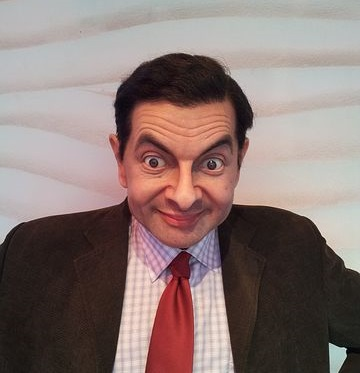
#> input picture Tasks/bean.png, 360 x 373 px, found by its file name
$ jupyter execute task1.ipynb
#> lines starting #> are read from the running program, lines starting #| are printed output that depends on the picture; after the words box and inside, x2 and y2 are one past the last pixel; in counts of white or black regions, pixels touching at a corner belong together
<b>Task 1 : Image Transformation using OpenCV</b>

Using mr bean image code the following cells:

[cell 1]
#read image
import cv2
import matplotlib.pyplot as plt
import numpy as np
bean = cv2.imread('C:\\Users\\user\\Desktop\\mycv\\Tasks\\bean.png')
#> bean is the input picture: shape (373, 360, 3); mean B, G, R 115.9, 119.3, 137.8

[cell 2]
plt.imshow(bean[:,:,::-1])

[cell 3]
bean.shape
#> Out = (373, 360, 3)

Q1: Image Translation -> shift of an image from one location to another

[cell 4]
#start code
shift_amount_x = 80
shift_amount_y = 80
translation = np.float32([[1, 0, shift_amount_x], [0, 1, shift_amount_y]])
bean_translat = cv2.warpAffine(bean, translation, (bean.shape[1], bean.shape[0]))
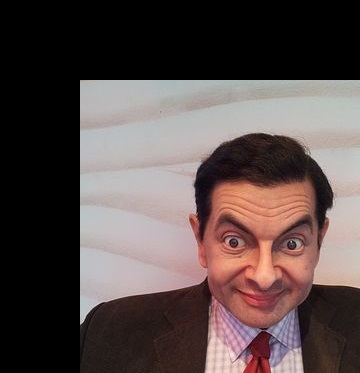
#> bean_translat: shape (373, 360, 3); mean B, G, R 74.8, 76.3, 89.6
#end code

[cell 5]
plt.subplot(121)
plt.imshow(bean[:,:,::-1])
plt.axis("off")
plt.title("original")
plt.subplot(122)
plt.imshow(bean_translat[:,:,::-1])
plt.axis("off")
plt.title("After translat")
plt.show()

Q2: Image Reflection -> flip the image horizontally & vertically

[cell 6]
#start code
result_img_virtical=np.zeros(((373*2, 360, 3)),dtype=np.uint8)
result_img_horizontally=np.zeros(((373, 360*2, 3)),dtype=np.uint8)
plt.subplot(121)
plt.imshow(result_img_virtical[:,:,::-1])
plt.axis("off")
plt.title("result_img_virtical")
plt.subplot(122)
plt.imshow(result_img_horizontally[:,:,::-1])
plt.axis("off")
plt.title("result_img_horizontally")
plt.show()

#end code

[cell 7]
result_img_virtical[:373,:,:]=bean
bean_virticall=bean[::-1,::]
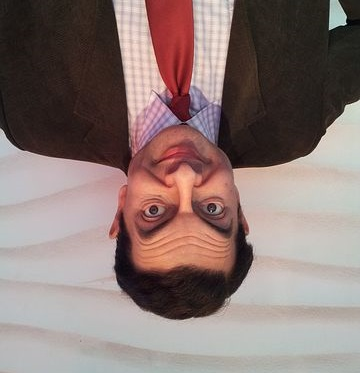
#> bean_virticall: shape (373, 360, 3); mean B, G, R 115.9, 119.3, 137.8
result_img_virtical[373:,:,:]=bean_virticall
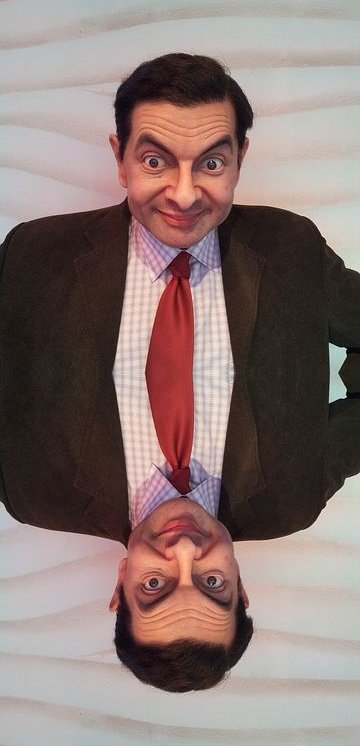
#> result_img_virtical: shape (746, 360, 3); mean B, G, R 115.9, 119.3, 137.8
plt.imshow(result_img_virtical[:,:,::-1])

[cell 8]
result_img_horizontally[:,:360,:]=bean
bean_horizontally=bean[:,::-1,:]
result_img_horizontally[:,360:,:]=bean_horizontally
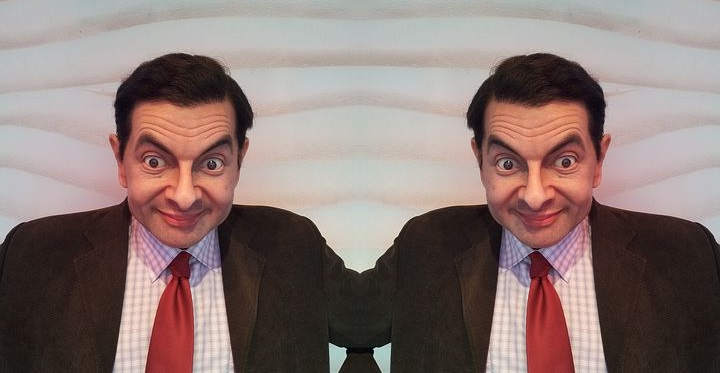
#> result_img_horizontally: shape (373, 720, 3); mean B, G, R 115.9, 119.3, 137.8
plt.imshow(result_img_horizontally[:,:,::-1])

Q3: Image Rotation -> rotate the image in any degree you want eg: (30, 60, 90)

[cell 9]
#start code
height, width = bean.shape[:2]
#> height = 373; width = 360
rotation = cv2.getRotationMatrix2D((width / 2, height / 2), 60, 1.0)
rotated_bean = cv2.warpAffine(bean, rotation, (width, height))
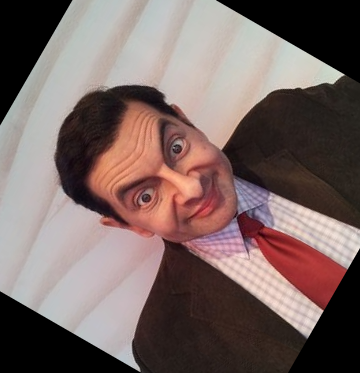
#> rotated_bean: shape (373, 360, 3); mean B, G, R 99.2, 102.2, 120.5
plt.subplot(121)
plt.imshow(bean[:,:,::-1])
plt.axis("off")
plt.title("original")
plt.subplot(122)
plt.imshow(rotated_bean[:,:,::-1])
plt.axis("off")
plt.title("rotated_bean")
plt.show()
#end code

Q4: Image Scaling -> resize image in any height and width you want eg: (480,640), (720, 800)

[cell 10]
#start code
resized_image = cv2.resize(bean, (480,640))
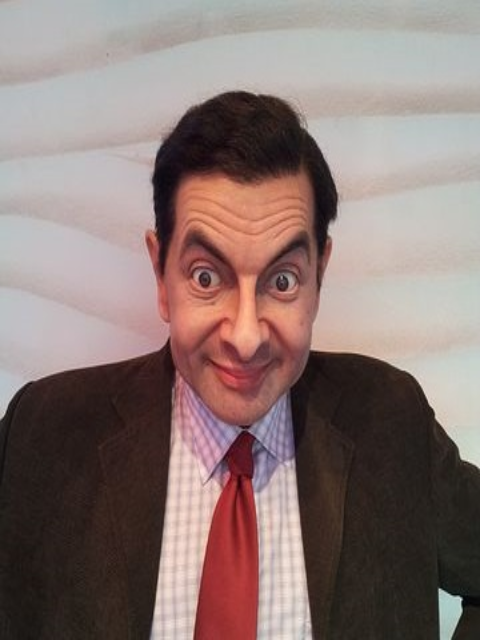
#> resized_image: shape (640, 480, 3); mean B, G, R 115.8, 119.2, 137.7
plt.subplot(121)
plt.imshow(bean[:,:,::-1])
plt.axis("off")
plt.title("original")
plt.subplot(122)
plt.imshow(resized_image[:,:,::-1])
plt.axis("off")
plt.title("resized_image")
plt.show()
#end code

Q5: Image Cropping -> remove the background pixel of image (not importent)

[cell 11]
#start code
bean_hsv = cv2.cvtColor(bean, cv2.COLOR_BGR2HSV)
#> bean_hsv: shape (373, 360, 3); mean H, S, V 45.1, 57.3, 138.7
plt.imshow(bean_hsv)
#end code

[cell 12]
mask = cv2.inRange(bean_hsv, (0, 65, 70), (20, 255, 255))
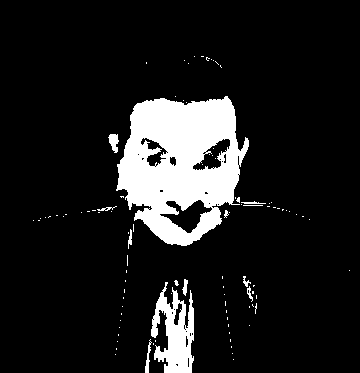
#> mask: shape (373, 360); 11.6% white; 98 white regions (86 under 20 px), largest, box (x1, y1, x2, y2) and area: (116, 96, 249, 246) 12589, (151, 282, 194, 373) 2235, (108, 134, 119, 153) 133
imask = mask > 0
orange = np.zeros_like(bean, np.uint8)
orange[imask] = bean[imask]
plt.imshow(orange[:,:,::-1])

Q6: Image Shearing -> shear the image once on X-Axis & Y-Axis

[cell 13]
#start code
shear_x= np.array([[1, 0.5, 0], [0, 1, 0]])
bean_x = cv2.warpAffine(bean, shear_x, (bean.shape[1], bean.shape[0]))
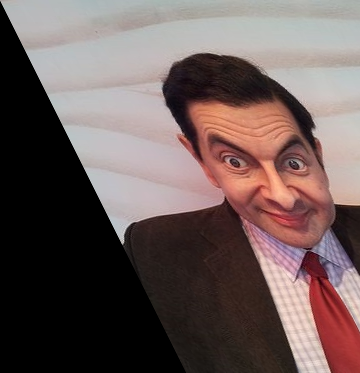
#> bean_x: shape (373, 360, 3); mean B, G, R 89.3, 91.3, 107.8
shear_y= np.array([[1, 0, 0], [0.5, 1, 0]])
bean_y= cv2.warpAffine(bean, shear_y, (bean.shape[1], bean.shape[0]))
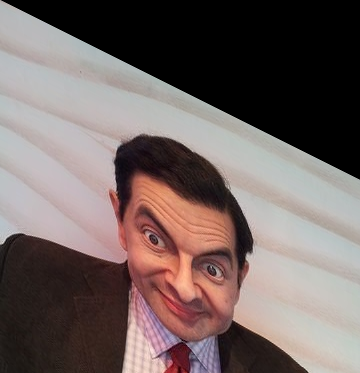
#> bean_y: shape (373, 360, 3); mean B, G, R 98.1, 100.4, 114.1


plt.figure(figsize=(8, 4))
plt.subplot(131)
plt.title('Original bean')
plt.imshow(bean[:,:,::-1])
plt.axis('off')
plt.subplot(132)
plt.title('shear bean (X-axis)')
plt.imshow(bean_x[:,:,::-1])
plt.axis('off')
plt.subplot(133)
plt.title('shear bean (Y-axis)')
plt.imshow(bean_y[:,:,::-1])
plt.axis('off')
plt.show()
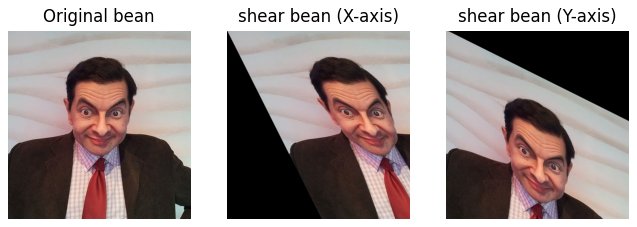
#> figure drawn by matplotlib, 3 panels

#end code
